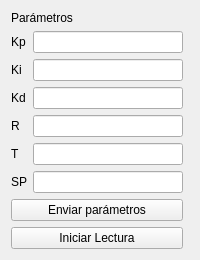
<?xml version="1.0" encoding="UTF-8"?>
<ui version="4.0">
 <class>MainWindow</class>
 <widget class="QWidget" name="MainWindow">
  <layout class="QHBoxLayout" name="horizontalLayout">
   <item>
    <layout class="QVBoxLayout" name="leftLayout">
     <item><widget class="QLabel" name="labelParams"><property name="text"><string>Parámetros</string></property></widget></item>
     <item>
      <layout class="QFormLayout" name="paramsForm">
       <item row="0" column="0"><widget class="QLabel" name="labelKp"><property name="text"><string>Kp</string></property></widget></item>
       <item row="0" column="1"><widget class="QLineEdit" name="inputKp"/></item>
       <item row="1" column="0"><widget class="QLabel" name="labelKi"><property name="text"><string>Ki</string></property></widget></item>
       <item row="1" column="1"><widget class="QLineEdit" name="inputKi"/></item>
       <item row="2" column="0"><widget class="QLabel" name="labelKd"><property name="text"><string>Kd</string></property></widget></item>
       <item row="2" column="1"><widget class="QLineEdit" name="inputKd"/></item>
       <item row="3" column="0"><widget class="QLabel" name="labelR"><property name="text"><string>R</string></property></widget></item>
       <item row="3" column="1"><widget class="QLineEdit" name="inputR"/></item>
       <item row="4" column="0"><widget class="QLabel" name="labelT"><property name="text"><string>T</string></property></widget></item>
       <item row="4" column="1"><widget class="QLineEdit" name="inputT"/></item>
       <item row="5" column="0"><widget class="QLabel" name="labelSP"><property name="text"><string>SP</string></property></widget></item>
       <item row="5" column="1"><widget class="QLineEdit" name="inputSP"/></item>
      </layout>
     </item>
     <item><widget class="QPushButton" name="btnSend"><property name="text"><string>Enviar parámetros</string></property></widget></item>
     <item><widget class="QPushButton" name="btnStart"><property name="text"><string>Iniciar Lectura</string></property></widget></item>
    </layout>
   </item>
   <item>
    <layout class="QVBoxLayout" name="graphLayout">
     <item><widget class="QWidget" name="plotWidget" native="true"/></item>
    </layout>
   </item>
  </layout>
 </widget>
</ui>
